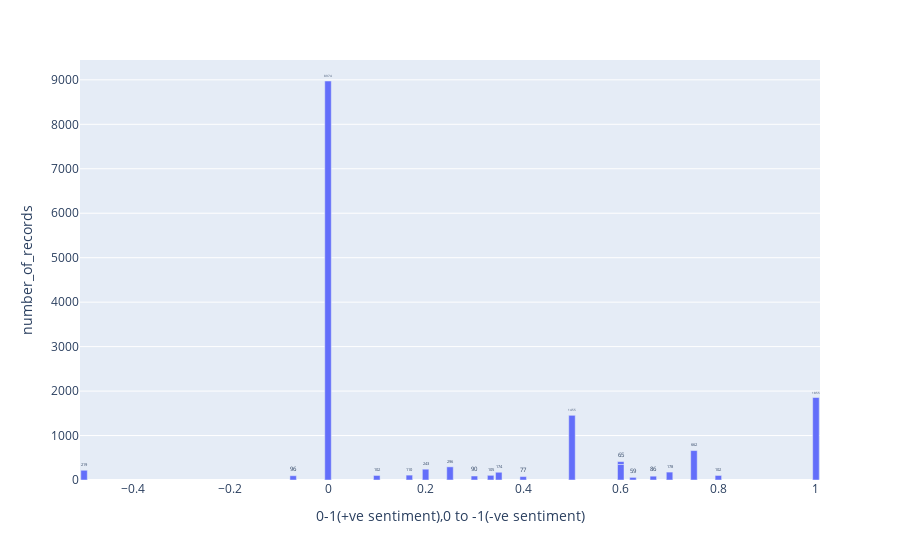

Here is the notebook cell this chart was saved with:
### Code cell
import plotly.express as px
bar_chart=px.bar(and12.reset_index().iloc[:20],x='0-1(+ve sentiment),0 to -1(-ve sentiment)',y='number_of_records',text='number_of_records')
bar_chart.update_traces(textposition='outside')

### Figure 1 — Plotly figure (JSON) as saved in the notebook; plotly's stock layout.template omitted (floating-point values rounded to 4 significant figures)
{"data": [{"alignmentgroup": "True", "hovertemplate": "0-1(+ve sentiment),0 to -1(-ve sentiment)=%{x}<br>number_of_records=%{text}<extra></extra>", "legendgroup": "", "marker": {"color": "#636efa", "pattern": {"shape": ""}}, "name": "", "offsetgroup": "", "orientation": "v", "showlegend": false, "text": [8974, 1855, 1455, 662, 349, 296, 243, 219, 178, 174, 110, 105, 102, 102, 96, 90, 86, 77, 65, 59], "textposition": "outside", "type": "bar", "x": [0, 1, 0.5, 0.75, 0.6, 0.25, 0.2, -0.5, 0.7, 0.35, 0.1667, 0.3333, 0.1, 0.8, -0.07143, 0.3, 0.6667, 0.4, 0.6, 0.625], "xaxis": "x", "y": [8974, 1855, 1455, 662, 349, 296, 243, 219, 178, 174, 110, 105, 102, 102, 96, 90, 86, 77, 65, 59], "yaxis": "y"}], "layout": {"barmode": "relative", "legend": {"tracegroupgap": 0}, "margin": {"t": 60}, "xaxis": {"anchor": "y", "domain": [0, 1], "title": {"text": "0-1(+ve sentiment),0 to -1(-ve sentiment)"}}, "yaxis": {"anchor": "x", "domain": [0, 1], "title": {"text": "number_of_records"}}}}
